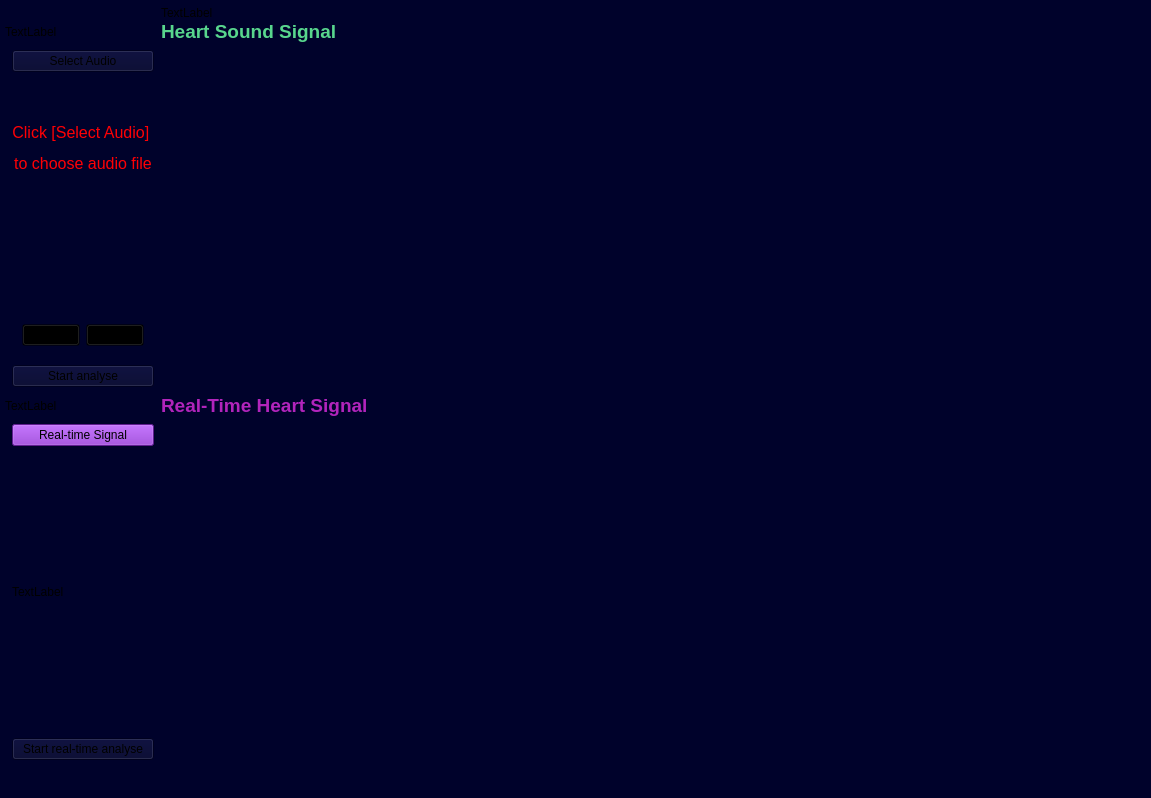
<?xml version="1.0" encoding="UTF-8"?>
<ui version="4.0">
 <class>MainWindow</class>
 <widget class="QMainWindow" name="MainWindow">
  <property name="geometry">
   <rect>
    <x>0</x>
    <y>0</y>
    <width>1151</width>
    <height>798</height>
   </rect>
  </property>
  <property name="windowTitle">
   <string>MainWindow</string>
  </property>
  <property name="styleSheet">
   <string notr="true"/>
  </property>
  <widget class="QWidget" name="centralwidget">
   <property name="styleSheet">
    <string notr="true">background: rgb(0, 2, 43)
</string>
   </property>
   <widget class="QWidget" name="gridLayoutWidget">
    <property name="geometry">
     <rect>
      <x>5</x>
      <y>6</y>
      <width>1141</width>
      <height>761</height>
     </rect>
    </property>
    <layout class="QGridLayout" name="gridLayout">
     <property name="spacing">
      <number>0</number>
     </property>
     <item row="0" column="1">
      <widget class="QLabel" name="label_username">
       <property name="text">
        <string>TextLabel</string>
       </property>
      </widget>
     </item>
     <item row="10" column="1">
      <widget class="PlotWidget" name="graphicsView_realtimeSignal">
       <property name="styleSheet">
        <string notr="true">background-color: rgba(0,0,0,0%)</string>
       </property>
      </widget>
     </item>
     <item row="7" column="1">
      <widget class="QLabel" name="label_realtimeTitle">
       <property name="text">
        <string>&lt;html&gt;&lt;head/&gt;&lt;body&gt;&lt;p&gt;&lt;span style=&quot; font-size:14pt; font-weight:600; color:#b224bc;&quot;&gt;Real-Time Heart Signal&lt;/span&gt;&lt;/p&gt;&lt;/body&gt;&lt;/html&gt;</string>
       </property>
       <property name="margin">
        <number>10</number>
       </property>
      </widget>
     </item>
     <item row="4" column="1">
      <widget class="PlotWidget" name="graphicsView_fileSignal">
       <property name="styleSheet">
        <string notr="true">background-color: rgba(0,0,0,0%)</string>
       </property>
      </widget>
     </item>
     <item row="1" column="0">
      <widget class="QLabel" name="label_signalAnimation1">
       <property name="text">
        <string>TextLabel</string>
       </property>
      </widget>
     </item>
     <item row="7" column="0">
      <widget class="QLabel" name="label_signalAnimation2">
       <property name="text">
        <string>TextLabel</string>
       </property>
      </widget>
     </item>
     <item row="4" column="0">
      <layout class="QGridLayout" name="gridLayout_3">
       <property name="leftMargin">
        <number>7</number>
       </property>
       <property name="topMargin">
        <number>7</number>
       </property>
       <property name="rightMargin">
        <number>7</number>
       </property>
       <property name="bottomMargin">
        <number>7</number>
       </property>
       <item row="2" column="0">
        <widget class="QFrame" name="frame_playStop">
         <property name="maximumSize">
          <size>
           <width>16777215</width>
           <height>60</height>
          </size>
         </property>
         <property name="styleSheet">
          <string notr="true">background-color: rgba(0,0,0,0%);</string>
         </property>
         <property name="frameShape">
          <enum>QFrame::StyledPanel</enum>
         </property>
         <property name="frameShadow">
          <enum>QFrame::Raised</enum>
         </property>
         <layout class="QHBoxLayout" name="horizontalLayout">
          <item>
           <widget class="QPushButton" name="button_playSound">
            <property name="text">
             <string/>
            </property>
           </widget>
          </item>
          <item>
           <widget class="QPushButton" name="button_stopSound">
            <property name="text">
             <string/>
            </property>
           </widget>
          </item>
         </layout>
        </widget>
       </item>
       <item row="3" column="0">
        <widget class="QPushButton" name="button_analyse">
         <property name="text">
          <string>Start analyse</string>
         </property>
        </widget>
       </item>
       <item row="1" column="0">
        <widget class="QLabel" name="label_fileNameSection">
         <property name="text">
          <string>&lt;html&gt;&lt;head/&gt;&lt;body&gt;&lt;p align=&quot;center&quot;&gt;&lt;span style=&quot; font-size:12pt; color:#ff0004;&quot;&gt;Click [Select Audio] &lt;/span&gt;&lt;/p&gt;&lt;p align=&quot;center&quot;&gt;&lt;span style=&quot; font-size:12pt; color:#ff0004;&quot;&gt;to choose audio file&lt;/span&gt;&lt;/p&gt;&lt;p align=&quot;center&quot;&gt;&lt;br/&gt;&lt;/p&gt;&lt;p align=&quot;center&quot;&gt;&lt;br/&gt;&lt;/p&gt;&lt;/body&gt;&lt;/html&gt;</string>
         </property>
        </widget>
       </item>
       <item row="0" column="0">
        <widget class="QPushButton" name="button_selectAudio">
         <property name="styleSheet">
          <string notr="true">font: 14pt &quot;Nirmala UI&quot;;
</string>
         </property>
         <property name="text">
          <string>Select Audio</string>
         </property>
        </widget>
       </item>
      </layout>
     </item>
     <item row="1" column="1">
      <widget class="QLabel" name="label_FileTitle">
       <property name="styleSheet">
        <string notr="true">font: 75 10pt &quot;Yu Gothic UI&quot;;</string>
       </property>
       <property name="text">
        <string>&lt;html&gt;&lt;head/&gt;&lt;body&gt;&lt;p&gt;&lt;span style=&quot; font-size:14pt; font-weight:600; color:#58d68d;&quot;&gt;Heart Sound Signal&lt;/span&gt;&lt;/p&gt;&lt;/body&gt;&lt;/html&gt;</string>
       </property>
       <property name="margin">
        <number>10</number>
       </property>
      </widget>
     </item>
     <item row="10" column="0">
      <layout class="QGridLayout" name="gridLayout_2">
       <property name="leftMargin">
        <number>7</number>
       </property>
       <property name="topMargin">
        <number>7</number>
       </property>
       <property name="rightMargin">
        <number>7</number>
       </property>
       <property name="bottomMargin">
        <number>7</number>
       </property>
       <item row="1" column="0">
        <widget class="QLabel" name="label_realtimeAnimate">
         <property name="text">
          <string>TextLabel</string>
         </property>
        </widget>
       </item>
       <item row="2" column="0">
        <widget class="QPushButton" name="button_realTimeAnalyse">
         <property name="text">
          <string>Start real-time analyse</string>
         </property>
        </widget>
       </item>
       <item row="0" column="0">
        <widget class="QPushButton" name="button_realtimeTransmission">
         <property name="styleSheet">
          <string notr="true">background: rgb(135, 41, 202);
font: 14pt &quot;Nirmala UI&quot;;</string>
         </property>
         <property name="text">
          <string>Real-time Signal</string>
         </property>
        </widget>
       </item>
      </layout>
     </item>
    </layout>
   </widget>
  </widget>
 </widget>
 <customwidgets>
  <customwidget>
   <class>PlotWidget</class>
   <extends>QGraphicsView</extends>
   <header location="global">pyqtgraph</header>
  </customwidget>
 </customwidgets>
 <resources/>
 <connections/>
</ui>
